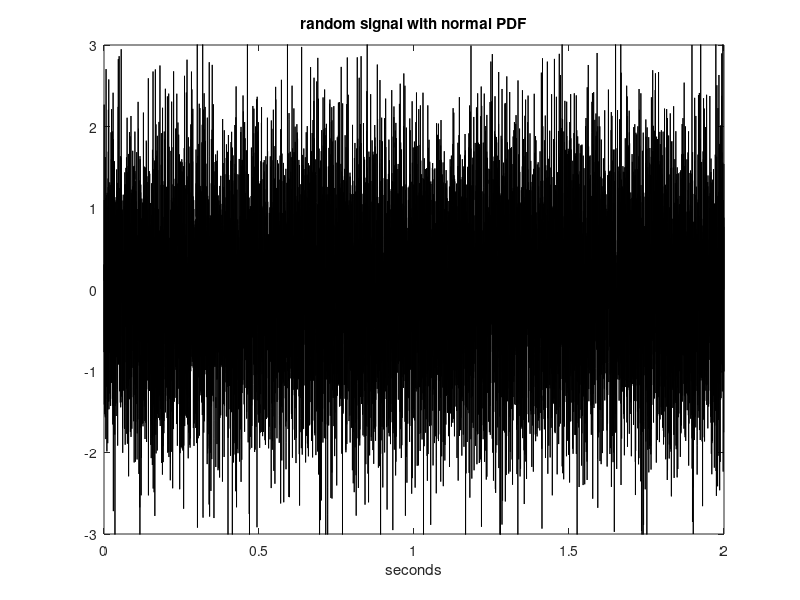

Reproduce this figure in MATLAB.
% See and hear a random signal with normal PDF
fs=6000; %sampling frequency in Hz
tiv=1/fs; %time interval between samples;
t=0:tiv:(2-tiv); %time intervals set (200 values)
N=length(t); %number of data points
y=randn(N,1); %random signal data set
plot(t,y,'-k'); %plots figure
axis([0 2 -3 3]);
xlabel('seconds');
title('random signal with normal PDF');
##fs=6000; %sampling frequency in Hz
##tiv=1/fs; %time interval between samples;
##t=0:tiv:(5-tiv); %time intervals set (5 seconds)
##N=length(t);
##y=randn(N,1); %random signal data set
sound(y,fs); %sound